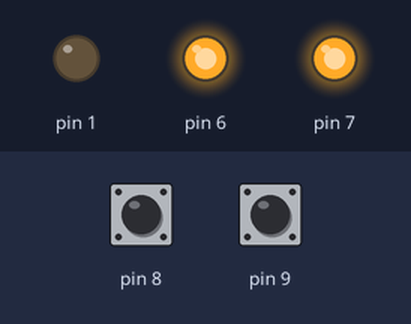
Recording of a sketch running on a simulated Arduino Uno, built with avr-gcc and run on an emulated ATmega328P. Shown: output pins drawn as LEDs (lit = HIGH). The test bench sets the inputs (shaded band); at power-on: pin 8 HIGH, pin 9 HIGH.

Above: at 1.2 s.
1.3 s: pin 8 pulled LOW for 0.15 s
At 2.5 s:
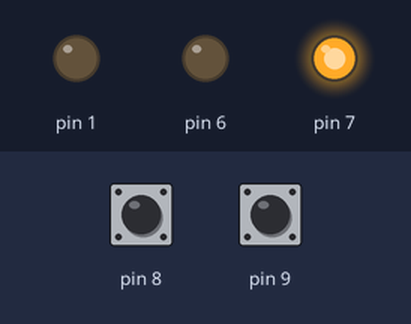
2.9 s: pin 9 pulled LOW for 0.15 s
At 4.0 s:
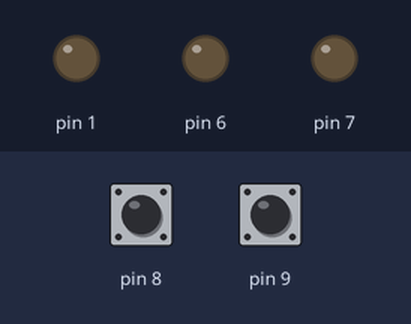
4.5 s: pin 8 pulled LOW for 1 s
At 5.0 s:
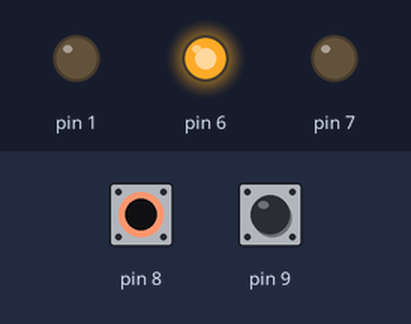
7.0 s: pin 8 pulled LOW for 3.2 s
At 7.9 s:
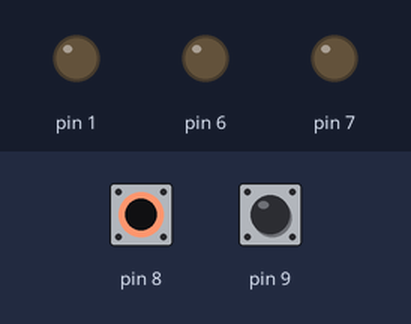
11.7 s: pin 9 pulled LOW for 1 s
At 12.7 s:
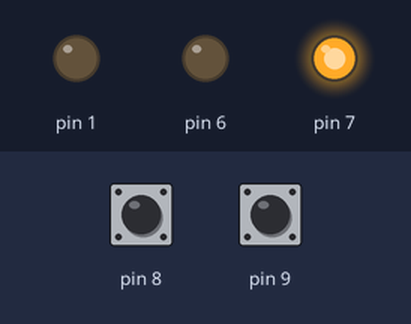
Timing chart, 0 to 14.7 s (numbered marks = the images above; inputs shaded):
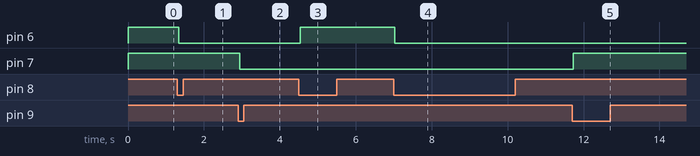

Measured:
- after the input at 1.3 s, pin 6: HIGH → LOW at once
- after the input at 2.9 s, pin 7: HIGH → LOW at once
- after the input at 4.5 s, pin 6: LOW → HIGH at once
- after the input at 7.0 s, pin 6: HIGH → LOW at once
- after the input at 11.7 s, pin 7: LOW → HIGH at once

The sketch:

LightSwitch.ino
```cpp
#define LIGHT1 7
#define LIGHT2 6
#define BTN1 9
#define BTN2 8
#define LED 13
#define TICKER 12000    // TICKER * DELAY => Timeout in ms
#define DELAY 10

#include "switch.h"

Switch Sw1(LIGHT1, BTN1, BTN2, TICKER, DELAY);
Switch Sw2(LIGHT2, BTN2, BTN1, TICKER, DELAY);

void setup()
{
    pinMode(OUTPUT, LED);
}

int ledCount = 0;
bool ledOn = true;

void loop()
{
    Sw1.handle();
    Sw2.handle();

    // Blink the LED
    ledCount++;
    if(ledCount > 100)
    {
        ledCount = 0;
        ledOn = !ledOn;
        digitalWrite(LED, ledOn);
    }

    delay(DELAY);
}
```

switch.cpp
```cpp
#include "switch.h"
#include "Arduino.h"

#define LIMIT 3

Switch::Switch(int relayPin, int lightButtonPin, int modifyButtonPin, int ticker, int delay)
{
    relay = relayPin;
    lightButton = lightButtonPin;
    modifyButton = modifyButtonPin;

    pinMode(relay, OUTPUT);
    pinMode(lightButton, INPUT_PULLUP);
    pinMode(modifyButton, INPUT_PULLUP);

    digitalWrite(relay, HIGH);                  //HIGH is off

    lightBtnPushed = 0;
    modifyBtnPushed = 0;
    isOn = false;
    tickerDefault = ticker;
    delayTime = delay;
}

void Switch::handle()
{
    readButtons();

    if(lightBtnPushed > LIMIT)                  //if interaction...
    {
        if(isOn)
        {
            digitalWrite(relay, HIGH);          //turn light off
            isOn = false;

            waitForRelease(lightBtnPushed);     //wait while button is still hold
        }
        else
        {
            digitalWrite(relay, LOW);           //turn light on
            isOn = true;
            cycleTicker = tickerDefault;
            cycleCount = 1;

            checkModify();
        }
    }
    else                                        //if no interaction...
    {
        if(isOn)
        {
            cycleTicker--;
            if(cycleTicker <= 0)
            {
                cycleCount--;
                if(cycleCount <= 0)
                {
                    digitalWrite(relay, HIGH);  //turn light off
                    isOn = false;

                    cycleCount = 0;
                    cycleTicker = 0;
                }
                else
                {
                    cycleTicker = tickerDefault;
                }
            }
        }
    }
}

void Switch::readButtons()
{
     if(digitalRead(lightButton) == LOW)
     {
         lightBtnPushed++;
         if(lightBtnPushed > 10000)             //prevent overflow
         {
             lightBtnPushed = 10000;
         }
     }
     else
     {
         lightBtnPushed = 0;
     }

     if(digitalRead(modifyButton) == LOW)
     {
         modifyBtnPushed++;
         if(modifyBtnPushed > 10000)            //prevent overflow
         {
             modifyBtnPushed = 10000;
         }
     }
     else
     {
         modifyBtnPushed = 0;
     }
}

void Switch::waitForRelease(int &button)        //wait while the buttin in the reference is still pressed
{
    while(button > LIMIT)
    {
        readButtons();
        delay(delayTime);
    }
}

void Switch::checkModify()                      //doubles the cycleCount every time the second button is pressed
{
    while(lightBtnPushed > LIMIT)
    {
        readButtons();
        if(modifyBtnPushed > LIMIT)
        {
            cycleCount = cycleCount * 2;
            waitForRelease(modifyBtnPushed);    //wait to release modify button
        }
        delay(10);
    }
}
```

switch.h
```cpp
#ifndef SWITCH_H
#define SWITCH_H


class Switch
{
public:
    Switch(int relayPin, int lightButtonPin, int modifyButtonPin, int ticker, int delay);
    void handle();

private:
    int relay;
    int lightButton;
    int modifyButton;
    int lightBtnPushed;
    int modifyBtnPushed;
    int cycleCount;
    int cycleTicker;
    int tickerDefault;
    int delayTime;
    bool isOn;

    void readButtons();
    void waitForRelease(int &button);
    void checkModify();
};

#endif
```
